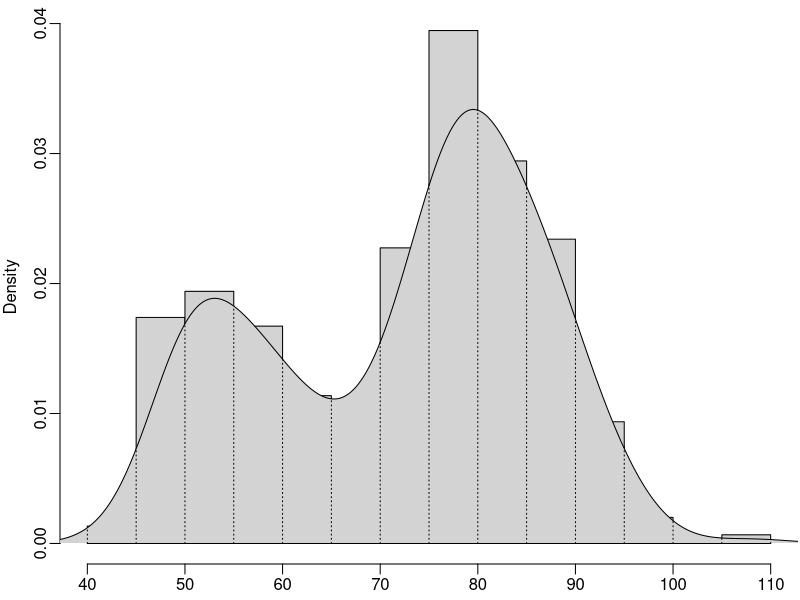

Write the R code that produced this figure.
# a simplified version would be:
# hist(geyser$waiting, freq = FALSE, main = "")
# lines(density(geyser$waiting))
par(mar = c(1.8, 3, 0.5, 0.1), mgp = c(2, 0.5, 0))
data(geyser, package = "MASS")
hst = hist(geyser$waiting, probability = TRUE, main = "", xlab = "waiting")
d = density(geyser$waiting)
polygon(c(min(d$x), d$x, max(d$x)), c(0, d$y, 0), col = "lightgray", border = NA)
lines(d)
ht = NULL
brk = seq(40, 110, 5)
for (i in brk) ht = c(ht, d$y[which.min(abs(d$x - i))])
segments(brk, 0, brk, ht, lty = 3)
